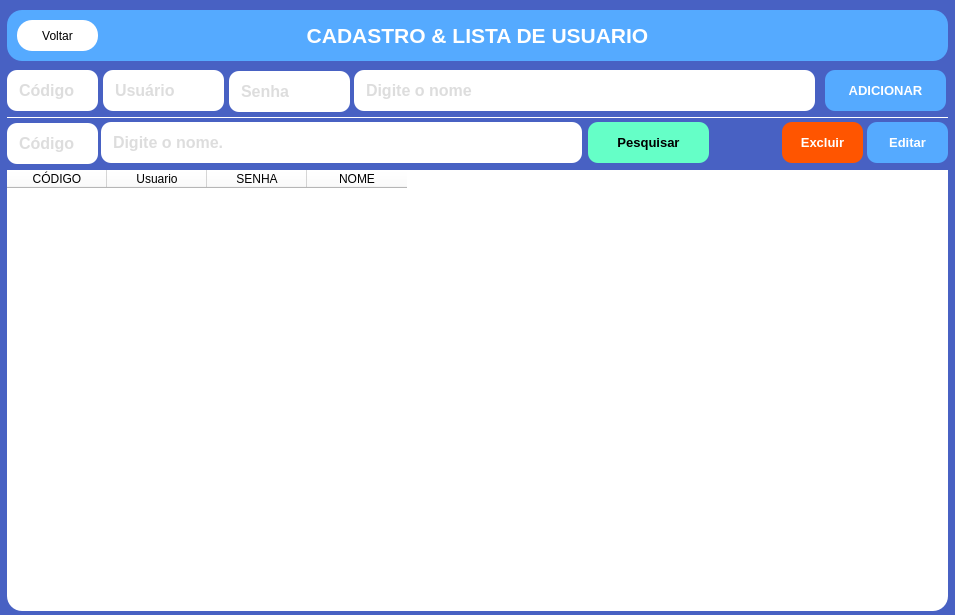
<?xml version="1.0" encoding="UTF-8"?>
<ui version="4.0">
 <class>MainWindow</class>
 <widget class="QMainWindow" name="MainWindow">
  <property name="geometry">
   <rect>
    <x>0</x>
    <y>0</y>
    <width>955</width>
    <height>615</height>
   </rect>
  </property>
  <property name="windowTitle">
   <string>MainWindow</string>
  </property>
  <property name="styleSheet">
   <string notr="true">background-color: rgb(72, 97, 195);
border-radius: 15px</string>
  </property>
  <widget class="QWidget" name="centralwidget">
   <widget class="QLineEdit" name="edtCodigo">
    <property name="enabled">
     <bool>true</bool>
    </property>
    <property name="geometry">
     <rect>
      <x>7</x>
      <y>70</y>
      <width>91</width>
      <height>41</height>
     </rect>
    </property>
    <property name="font">
     <font>
      <pointsize>12</pointsize>
      <weight>75</weight>
      <bold>true</bold>
     </font>
    </property>
    <property name="styleSheet">
     <string notr="true">color: rgb(188, 188, 188);
padding:10px;
border-radius: 10px;
background-color: rgb(255, 255, 255);</string>
    </property>
    <property name="text">
     <string/>
    </property>
    <property name="placeholderText">
     <string>Código</string>
    </property>
   </widget>
   <widget class="QLineEdit" name="edtSenha">
    <property name="enabled">
     <bool>true</bool>
    </property>
    <property name="geometry">
     <rect>
      <x>229</x>
      <y>71</y>
      <width>121</width>
      <height>41</height>
     </rect>
    </property>
    <property name="font">
     <font>
      <pointsize>12</pointsize>
      <weight>75</weight>
      <bold>true</bold>
     </font>
    </property>
    <property name="styleSheet">
     <string notr="true">color: rgb(188, 188, 188);
padding:10px;
border-radius: 10px;
background-color: rgb(255, 255, 255);</string>
    </property>
    <property name="text">
     <string/>
    </property>
    <property name="placeholderText">
     <string>Senha</string>
    </property>
   </widget>
   <widget class="QLineEdit" name="edtNome">
    <property name="enabled">
     <bool>true</bool>
    </property>
    <property name="geometry">
     <rect>
      <x>354</x>
      <y>70</y>
      <width>461</width>
      <height>41</height>
     </rect>
    </property>
    <property name="font">
     <font>
      <pointsize>12</pointsize>
      <weight>75</weight>
      <bold>true</bold>
     </font>
    </property>
    <property name="styleSheet">
     <string notr="true">color: rgb(188, 188, 188);
padding:10px;
background-color: rgb(255, 255, 255);
border-radius: 10px;
</string>
    </property>
    <property name="text">
     <string/>
    </property>
    <property name="placeholderText">
     <string>Digite o nome</string>
    </property>
   </widget>
   <widget class="QLabel" name="c_usuario">
    <property name="geometry">
     <rect>
      <x>7</x>
      <y>10</y>
      <width>941</width>
      <height>51</height>
     </rect>
    </property>
    <property name="font">
     <font>
      <pointsize>16</pointsize>
      <weight>75</weight>
      <bold>true</bold>
     </font>
    </property>
    <property name="styleSheet">
     <string notr="true">background-color: rgb(85, 170, 255);
color: rgb(255, 255, 255);</string>
    </property>
    <property name="text">
     <string>CADASTRO &amp; LISTA DE USUARIO</string>
    </property>
    <property name="alignment">
     <set>Qt::AlignCenter</set>
    </property>
   </widget>
   <widget class="QTableWidget" name="tabelaDados">
    <property name="geometry">
     <rect>
      <x>7</x>
      <y>170</y>
      <width>941</width>
      <height>441</height>
     </rect>
    </property>
    <property name="styleSheet">
     <string notr="true">background-color: rgb(255, 255, 255);</string>
    </property>
    <column>
     <property name="text">
      <string>CÓDIGO</string>
     </property>
    </column>
    <column>
     <property name="text">
      <string>Usuario</string>
     </property>
    </column>
    <column>
     <property name="text">
      <string>SENHA</string>
     </property>
    </column>
    <column>
     <property name="text">
      <string>NOME</string>
     </property>
    </column>
   </widget>
   <widget class="Line" name="line">
    <property name="geometry">
     <rect>
      <x>7</x>
      <y>117</y>
      <width>941</width>
      <height>1</height>
     </rect>
    </property>
    <property name="styleSheet">
     <string notr="true">background-color: rgb(255, 255, 255);</string>
    </property>
    <property name="orientation">
     <enum>Qt::Horizontal</enum>
    </property>
   </widget>
   <widget class="QLineEdit" name="edtCodigoPesquisar">
    <property name="enabled">
     <bool>true</bool>
    </property>
    <property name="geometry">
     <rect>
      <x>7</x>
      <y>123</y>
      <width>91</width>
      <height>41</height>
     </rect>
    </property>
    <property name="font">
     <font>
      <pointsize>12</pointsize>
      <weight>75</weight>
      <bold>true</bold>
     </font>
    </property>
    <property name="styleSheet">
     <string notr="true">color: rgb(188, 188, 188);
padding:10px;
border-radius: 10px;
background-color: rgb(255, 255, 255);</string>
    </property>
    <property name="text">
     <string/>
    </property>
    <property name="placeholderText">
     <string>Código</string>
    </property>
   </widget>
   <widget class="QLineEdit" name="edtNomePesquisar">
    <property name="enabled">
     <bool>true</bool>
    </property>
    <property name="geometry">
     <rect>
      <x>101</x>
      <y>122</y>
      <width>481</width>
      <height>41</height>
     </rect>
    </property>
    <property name="font">
     <font>
      <pointsize>12</pointsize>
      <weight>75</weight>
      <bold>true</bold>
     </font>
    </property>
    <property name="styleSheet">
     <string notr="true">color: rgb(188, 188, 188);
padding:10px;
border-radius: 10px;
background-color: rgb(255, 255, 255);</string>
    </property>
    <property name="text">
     <string/>
    </property>
    <property name="placeholderText">
     <string>Digite o nome.</string>
    </property>
   </widget>
   <widget class="QPushButton" name="btnVoltar">
    <property name="geometry">
     <rect>
      <x>17</x>
      <y>20</y>
      <width>81</width>
      <height>31</height>
     </rect>
    </property>
    <property name="styleSheet">
     <string notr="true">background-color: rgb(255, 255, 255);</string>
    </property>
    <property name="text">
     <string>Voltar</string>
    </property>
   </widget>
   <widget class="QLineEdit" name="edtUsuario">
    <property name="enabled">
     <bool>true</bool>
    </property>
    <property name="geometry">
     <rect>
      <x>103</x>
      <y>70</y>
      <width>121</width>
      <height>41</height>
     </rect>
    </property>
    <property name="font">
     <font>
      <pointsize>12</pointsize>
      <weight>75</weight>
      <bold>true</bold>
     </font>
    </property>
    <property name="styleSheet">
     <string notr="true">color: rgb(188, 188, 188);
padding:10px;
border-radius: 10px;
background-color: rgb(255, 255, 255);</string>
    </property>
    <property name="text">
     <string/>
    </property>
    <property name="placeholderText">
     <string>Usuário</string>
    </property>
   </widget>
   <widget class="QPushButton" name="btnPesquisar">
    <property name="geometry">
     <rect>
      <x>588</x>
      <y>122</y>
      <width>121</width>
      <height>41</height>
     </rect>
    </property>
    <property name="font">
     <font>
      <pointsize>10</pointsize>
      <weight>75</weight>
      <bold>true</bold>
     </font>
    </property>
    <property name="styleSheet">
     <string notr="true">background-color: rgb(101, 255, 199);
color: rgb(0, 0, 0);
border-radius: 10px</string>
    </property>
    <property name="text">
     <string>Pesquisar</string>
    </property>
   </widget>
   <widget class="QPushButton" name="btnExcluir">
    <property name="geometry">
     <rect>
      <x>782</x>
      <y>122</y>
      <width>81</width>
      <height>41</height>
     </rect>
    </property>
    <property name="font">
     <font>
      <pointsize>10</pointsize>
      <weight>75</weight>
      <bold>true</bold>
     </font>
    </property>
    <property name="styleSheet">
     <string notr="true">background-color: rgb(255, 85, 0);
color: rgb(255, 255, 255);
border-radius: 10px</string>
    </property>
    <property name="text">
     <string>Excluir</string>
    </property>
   </widget>
   <widget class="QPushButton" name="btnEditar">
    <property name="geometry">
     <rect>
      <x>867</x>
      <y>122</y>
      <width>81</width>
      <height>41</height>
     </rect>
    </property>
    <property name="font">
     <font>
      <pointsize>10</pointsize>
      <weight>75</weight>
      <bold>true</bold>
     </font>
    </property>
    <property name="styleSheet">
     <string notr="true">background-color: rgb(85, 170, 255);
color: #ffffff;
border-radius: 10px</string>
    </property>
    <property name="text">
     <string>Editar</string>
    </property>
   </widget>
   <widget class="QPushButton" name="btnAdicionar">
    <property name="geometry">
     <rect>
      <x>825</x>
      <y>70</y>
      <width>121</width>
      <height>41</height>
     </rect>
    </property>
    <property name="font">
     <font>
      <pointsize>10</pointsize>
      <weight>75</weight>
      <bold>true</bold>
     </font>
    </property>
    <property name="styleSheet">
     <string notr="true">background-color: rgb(85, 170, 255);
color: rgb(255, 255, 255);
border-radius: 10px</string>
    </property>
    <property name="text">
     <string>ADICIONAR</string>
    </property>
   </widget>
  </widget>
 </widget>
 <resources/>
 <connections/>
</ui>
